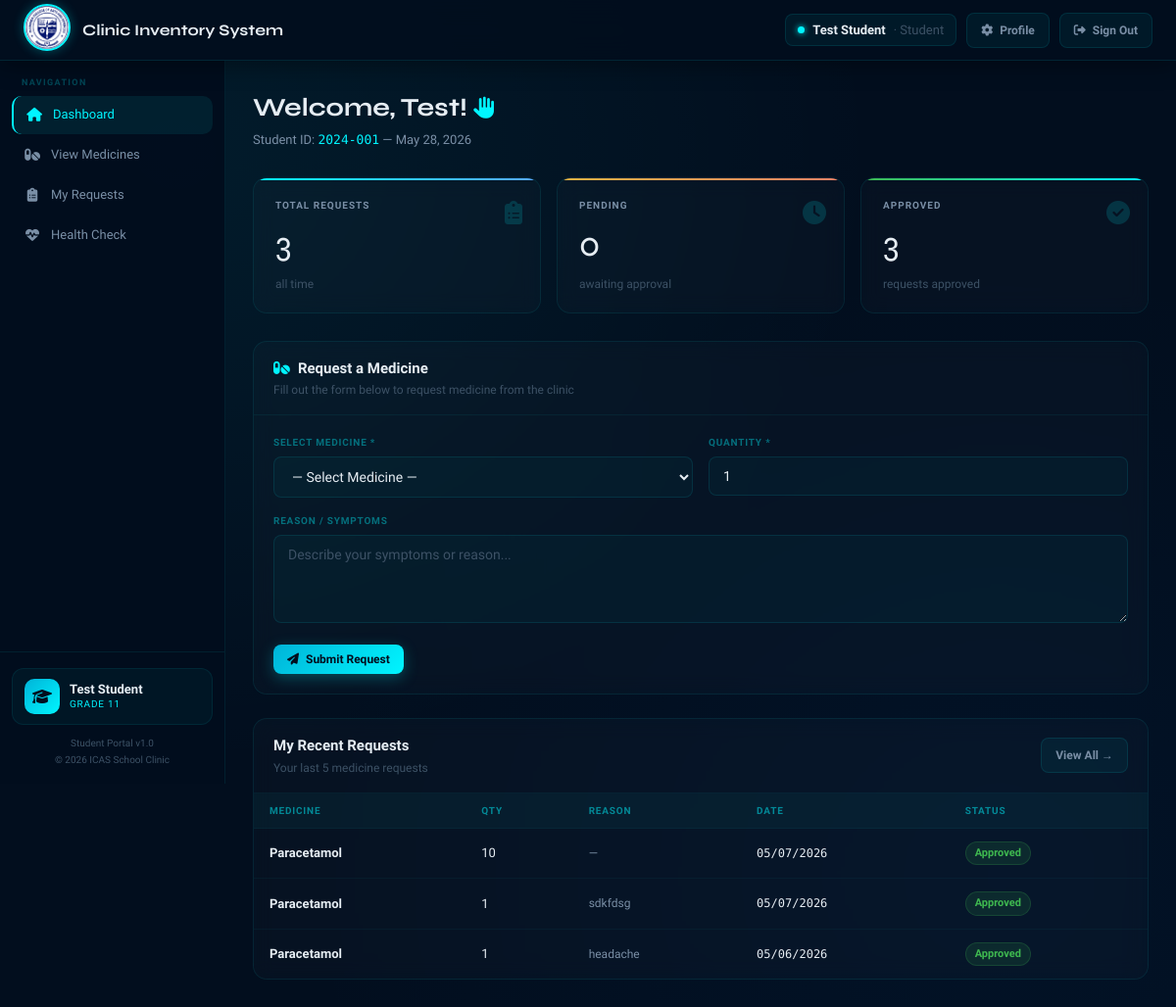
Screenshot of /user_dashboard.php (signed in) with the database file from the repository.
### tables this page shows
CREATE TABLE `users` (
  `user_id` int(11) NOT NULL,
  `student_id` varchar(20) DEFAULT NULL,
  `full_name` varchar(100) NOT NULL,
  `grade` varchar(20) DEFAULT NULL,
  `section` varchar(20) DEFAULT NULL,
  `email` varchar(100) NOT NULL,
  `password` varchar(255) NOT NULL,
  `status` varchar(20) DEFAULT 'Active',
  `created_at` datetime DEFAULT current_timestamp()
);

CREATE TABLE `medicine_requests` (
  `request_id` int(11) NOT NULL,
  `user_id` int(11) NOT NULL,
  `medicine_id` int(11) NOT NULL,
  `quantity` int(11) DEFAULT 1,
  `reason` text DEFAULT NULL,
  `status` varchar(20) DEFAULT 'Pending',
  `requested_at` datetime DEFAULT current_timestamp(),
  `acted_at` datetime DEFAULT NULL,
  `admin_notes` text DEFAULT NULL
);

CREATE TABLE `medicines` (
  `medicine_id` int(11) NOT NULL,
  `medicine_name` varchar(100) NOT NULL,
  `category` varchar(50) DEFAULT NULL,
  `quantity` int(11) DEFAULT 0,
  `unit` varchar(20) DEFAULT NULL,
  `expiration_date` date DEFAULT NULL,
  `date_added` date DEFAULT NULL,
  `status` varchar(20) DEFAULT 'In Stock',
  `remarks` text DEFAULT NULL,
  `image` varchar(255) DEFAULT NULL
);

### user_dashboard.php (the view, shortened to what this page needs)
<?php
require_once __DIR__ . '/config/db.php';
$user_id    = $_SESSION['user_id'];
$user_name  = $_SESSION['user_name'];
$student_id = $_SESSION['student_id'];
$stmt = $conn->prepare("SELECT * FROM users WHERE user_id = ?");
$stmt->bind_param("i", $user_id);
$stmt->execute();
$user = $stmt->get_result()->fetch_assoc();
$requests = $conn->prepare("
    SELECT mr.*, m.medicine_name, m.unit, m.image
    FROM medicine_requests mr
    JOIN medicines m ON mr.medicine_id = m.medicine_id
    WHERE mr.user_id = ?
    ORDER BY mr.requested_at DESC LIMIT 5
");
$requests->bind_param("i", $user_id);
$requests->execute();
$myRequests = $requests->get_result();
$totalReq = $conn->prepare("SELECT COUNT(*) AS c FROM medicine_requests WHERE user_id = ?");
$totalReq->bind_param("i", $user_id); $totalReq->execute();
$totalCount = $totalReq->get_result()->fetch_assoc()['c'];
$pendingReq = $conn->prepare("SELECT COUNT(*) AS c FROM medicine_requests WHERE user_id = ? AND status = 'Pending'");
$pendingReq->bind_param("i", $user_id); $pendingReq->execute();
$pendingCount = $pendingReq->get_result()->fetch_assoc()['c'];
$approvedReq = $conn->prepare("SELECT COUNT(*) AS c FROM medicine_requests WHERE user_id = ? AND status = 'Approved'");
$approvedReq->bind_param("i", $user_id); $approvedReq->execute();
$approvedCount = $approvedReq->get_result()->fetch_assoc()['c'];
?>
<!DOCTYPE html>
<html lang="en">
<head>
  <link rel="stylesheet" href="https://cdnjs.cloudflare.com/ajax/libs/font-awesome/6.5.0/css/all.min.css">
</head>
<body>
<div class="topbar">
  <div class="topbar-left">
    <div class="topbar-logo">
      <img src="assets/images/logo.png" alt="Logo">
    </div>
    <div class="topbar-title">Clinic Inventory System</div>
  </div>
  <div class="topbar-right">
    <div class="topbar-user">
      <div class="user-dot"></div>
      <span><?= htmlspecialchars($user_name) ?></span>
      <span class="user-role">· Student</span>
    </div>
    <a href="user_profile.php" class="btn btn-secondary">
      <i class="fas fa-gear"></i> Profile
    </a>
    <a href="user_logout.php" class="btn btn-secondary">
      <i class="fas fa-right-from-bracket"></i> Sign Out
    </a>
  </div>
</div>
<div class="layout">
  <aside class="sidebar">
    <div class="sidebar-section">
      <div class="sidebar-label">Navigation</div>
      <a href="user_dashboard.php" class="nav-item active">
        <span class="nav-icon"><i class="fas fa-house"></i></span> Dashboard
      </a>
      <a href="user_medicines.php" class="nav-item">
        <span class="nav-icon"><i class="fas fa-pills"></i></span> View Medicines
      </a>
      <a href="user_requests.php" class="nav-item">
        <span class="nav-icon"><i class="fas fa-clipboard-list"></i></span> My Requests
      </a>
      <a href="health_check.php" class="nav-item">
        <span class="nav-icon"><i class="fas fa-heart-pulse"></i></span> Health Check
      </a>
    </div>
    <div class="sidebar-footer">
      <a href="user_profile.php" class="sidebar-profile">
        <div class="sidebar-avatar">
          <i class="fas fa-graduation-cap"></i>
        </div>
        <div>
          <div class="sidebar-profile-name">
            <?= htmlspecialchars($user_name) ?>
          </div>
          <div class="sidebar-profile-role">
            <?= htmlspecialchars($user['grade'] ?: 'Student') ?>
          </div>
        </div>
      </a>
      <div class="sidebar-build">Student Portal v1.0</div>
      <div class="sidebar-build">© <?= date('Y') ?> ICAS School Clinic</div>
    </div>
  </aside>
  <main class="main-content">
    <div class="page-header">
      <h1>Welcome, <?= htmlspecialchars(explode(' ', $user_name)[0]) ?>! <i class="fas fa-hand" style="color:#00f5ff;font-size:.85em;"></i></h1>
      <p>Student ID: <span style="font-family:'DM Mono',monospace;color:#00f5ff"><?= htmlspecialchars($student_id) ?></span> — <?= date('F d, Y') ?></p>
    </div>
    <div class="stats-grid">
      <div class="stat-card blue">
        <div class="stat-label">Total Requests</div>
        <div class="stat-value"><?= $totalCount ?></div>
        <div class="stat-sub">all time</div>
        <div class="stat-icon"><i class="fas fa-clipboard-list"></i></div>
      </div>
      <div class="stat-card yellow">
        <div class="stat-label">Pending</div>
        <div class="stat-value"><?= $pendingCount ?></div>
        <div class="stat-sub">awaiting approval</div>
        <div class="stat-icon"><i class="fas fa-clock"></i></div>
      </div>
      <div class="stat-card green">
        <div class="stat-label">Approved</div>
        <div class="stat-value"><?= $approvedCount ?></div>
        <div class="stat-sub">requests approved</div>
        <div class="stat-icon"><i class="fas fa-circle-check"></i></div>
      </div>
    </div>
    <div class="card">
      <div class="card-header">
        <div>
          <h3><i class="fas fa-pills" style="color:#00f5ff;margin-right:8px;"></i>Request a Medicine</h3>
          <p>Fill out the form below to request medicine from the clinic</p>
        </div>
      </div>
      <div class="card-body">
        <form method="POST" action="user_dashboard.php">
          <div class="form-grid">
            <div class="field">
              <label>Select Medicine *</label>
              <select name="medicine_id" required>
                <option value="">— Select Medicine —</option>
              </select>
            </div>
            <div class="field">
              <label>Quantity *</label>
              <input type="number" name="quantity" min="1" value="1">
            </div>
            <div class="field span2">
              <label>Reason / Symptoms</label>
              <textarea name="reason" placeholder="Describe your symptoms or reason..."></textarea>
            </div>
          </div>
          <div style="margin-top:16px;">
            <button type="submit" class="btn btn-primary">
              <i class="fas fa-paper-plane"></i> Submit Request
            </button>
          </div>
        </form>
      </div>
    </div>
    <div class="card">
      <div class="card-header">
        <div>
          <h3>My Recent Requests</h3>
          <p>Your last 5 medicine requests</p>
        </div>
        <a href="user_requests.php" class="btn btn-secondary" style="font-size:12px;">View All →</a>
      </div>
      <table>
        <thead><tr>
          <th>Medicine</th><th>Qty</th><th>Reason</th><th>Date</th><th>Status</th>
        </tr></thead>
        <tbody>
        <?php if ($myRequests->num_rows > 0): while ($r = $myRequests->fetch_assoc()):
          $sc = match($r['status']) {
            'Approved' => 'approved',
            'Pending'  => 'pending',
            'Rejected' => 'rejected',
            default    => ''
          };
        ?>
          <tr>
            <td><div class="med-name"><?= htmlspecialchars($r['medicine_name']) ?></div></td>
            <td><?= $r['quantity'] ?> <?= htmlspecialchars($r['unit'] ?: '') ?></td>
            <td style="color:#7a8fa6;font-size:12px;max-width:200px;">
              <?= $r['reason'] ? htmlspecialchars($r['reason']) : '—' ?>
            </td>
            <td class="mono"><?= date('m/d/Y', strtotime($r['requested_at'])) ?></td>
            <td><span class="badge <?= $sc ?>"><?= htmlspecialchars($r['status']) ?></span></td>
          </tr>
        <?php endwhile; endif; ?>
        </tbody>
      </table>
    </div>
  </main>
</div>
</body>
</html>

### rows the page displays
users: grade "GRADE 11"
medicine_requests: medicine.medicine_name "Paracetamol", quantity "10", requested_at "05/07/2026", status "Approved"
medicine_requests: medicine.medicine_name "Paracetamol", quantity "1", reason "sdkfdsg", requested_at "05/07/2026", status "Approved"
medicine_requests: medicine.medicine_name "Paracetamol", quantity "1", reason "headache", requested_at "05/06/2026", status "Approved"

### other values shown
$user_name "Test Student"
explode(' ', $user_name)[0] "Test"
$student_id "2024-001"
$totalCount "3"
$pendingCount "0"
$approvedCount "3"
